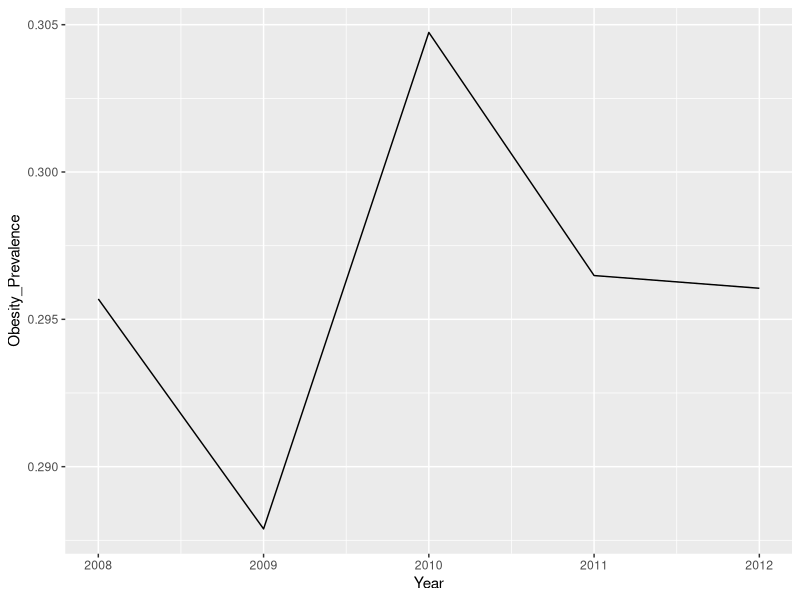
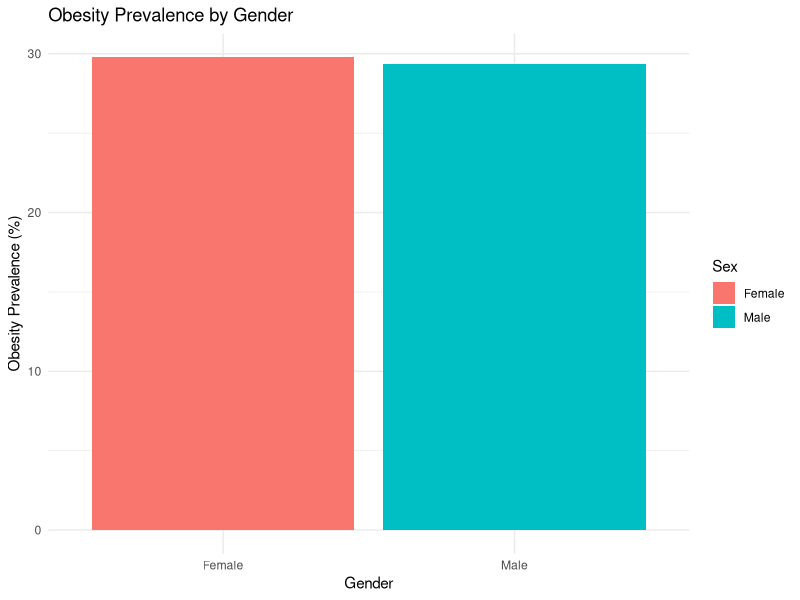
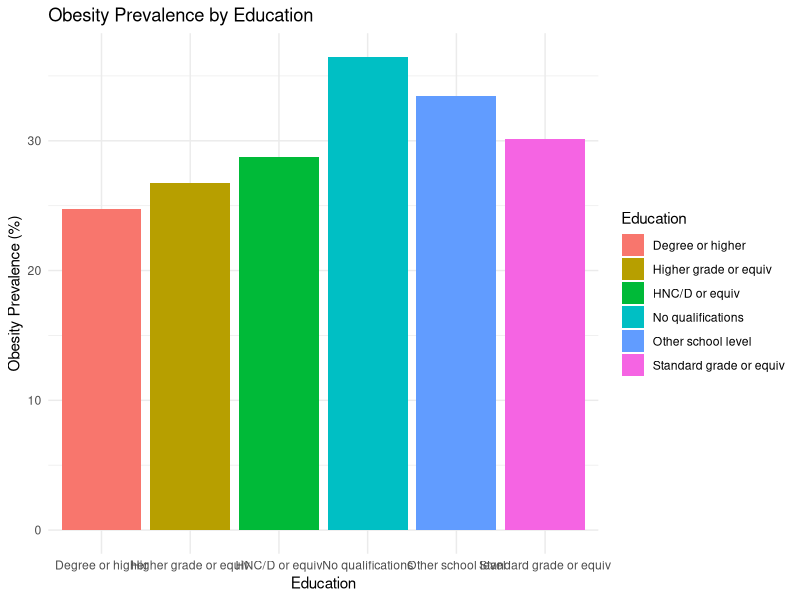
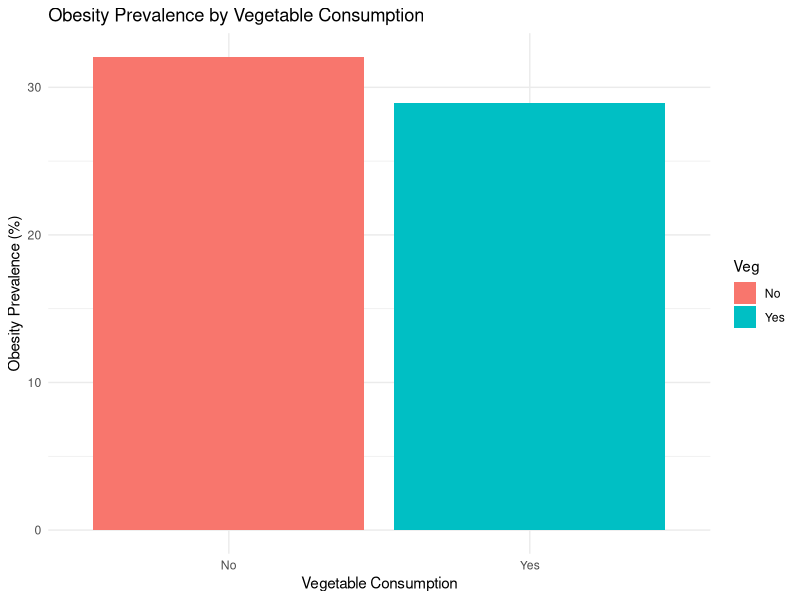
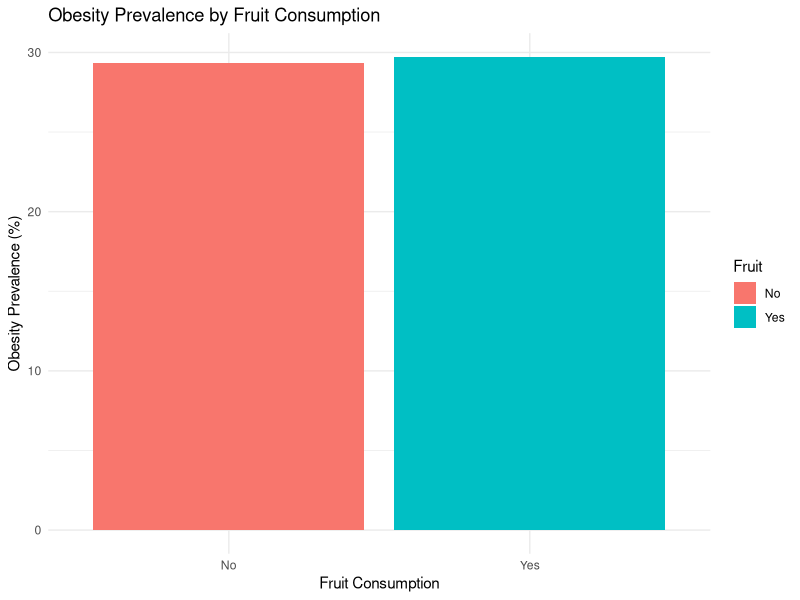
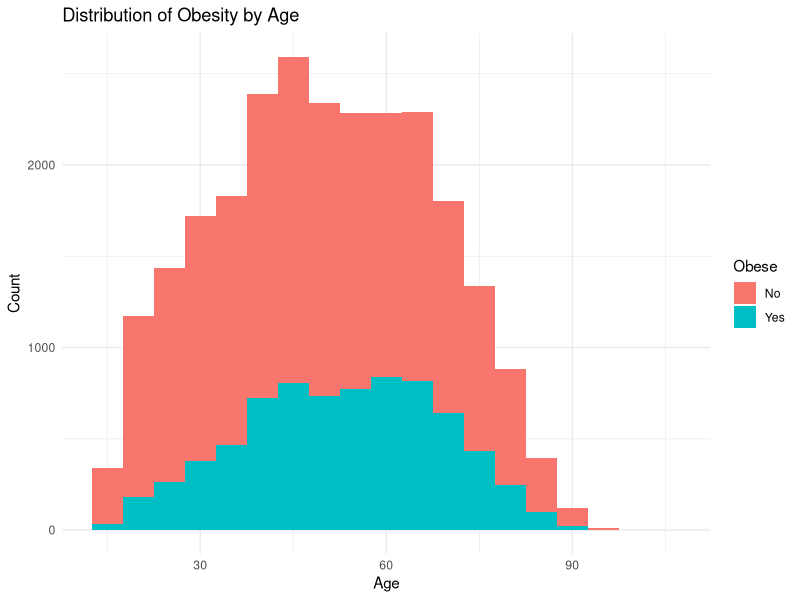
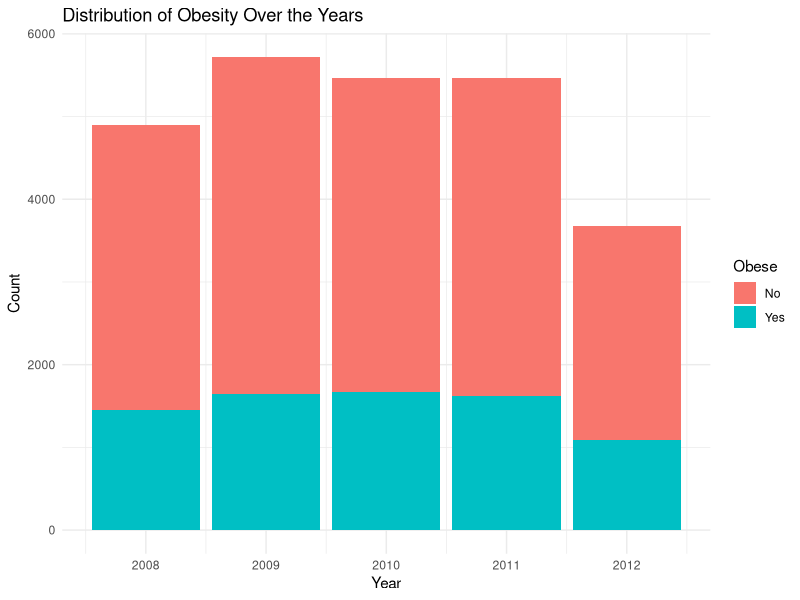

R code for these plots, in order:
library(readr)
library(dplyr)
library(ggplot2)
library(tidyverse)


data <- read_csv("DAProject1.csv")


obesity_by_time <- data |>
  group_by(Year)|>
  summarise(Obesity_Prevalence = mean(Obese=="Yes"))

ggplot(obesity_by_time, aes(x=Year, y=Obesity_Prevalence))+
  geom_line()


obesity_by_sex <- data |>
  group_by(Sex) |>
  summarise(Obesity_Prevalence = mean(Obese == "Yes") * 100)

obesity_by_education <- data |>
  group_by(Education) |>
  summarise(Obesity_Prevalence = mean(Obese == "Yes") * 100)

obesity_by_veg <- data |>
  group_by(Veg) |>
  summarise(Obesity_Prevalence = mean(Obese == "Yes") * 100)

obesity_by_fruit <- data |>
  group_by(Fruit) |>
  summarise(Obesity_Prevalence = mean(Obese == "Yes") * 100)






ggplot(data = obesity_by_sex, aes(x = Sex, y = Obesity_Prevalence, fill = Sex)) +
  geom_bar(stat = "identity") +
  labs(title = "Obesity Prevalence by Gender",
       x = "Gender",
       y = "Obesity Prevalence (%)") +
  theme_minimal()

ggplot(data = obesity_by_education, aes(x = Education, y = Obesity_Prevalence, fill = Education)) +
  geom_bar(stat = "identity") +
  labs(title = "Obesity Prevalence by Education",
       x = "Education",
       y = "Obesity Prevalence (%)") +
  theme_minimal()

ggplot(data = obesity_by_veg, aes(x = Veg, y = Obesity_Prevalence, fill = Veg)) +
  geom_bar(stat = "identity") +
  labs(title = "Obesity Prevalence by Vegetable Consumption",
       x = "Vegetable Consumption",
       y = "Obesity Prevalence (%)") +
  theme_minimal()

ggplot(data = obesity_by_fruit, aes(x = Fruit, y = Obesity_Prevalence, fill = Fruit)) +
  geom_bar(stat = "identity") +
  labs(title = "Obesity Prevalence by Fruit Consumption",
       x = "Fruit Consumption",
       y = "Obesity Prevalence (%)") +
  theme_minimal()








ggplot(data, aes(x = Age, fill = Obese)) +
  geom_histogram(binwidth = 5) +
  labs(title = "Distribution of Obesity by Age",
       x = "Age",
       y = "Count") +
  theme_minimal()


ggplot(data, aes(x = Year, fill = Obese)) +
  geom_bar() +
  labs(title = "Distribution of Obesity Over the Years",
       x = "Year",
       y = "Count") +
  theme_minimal()





